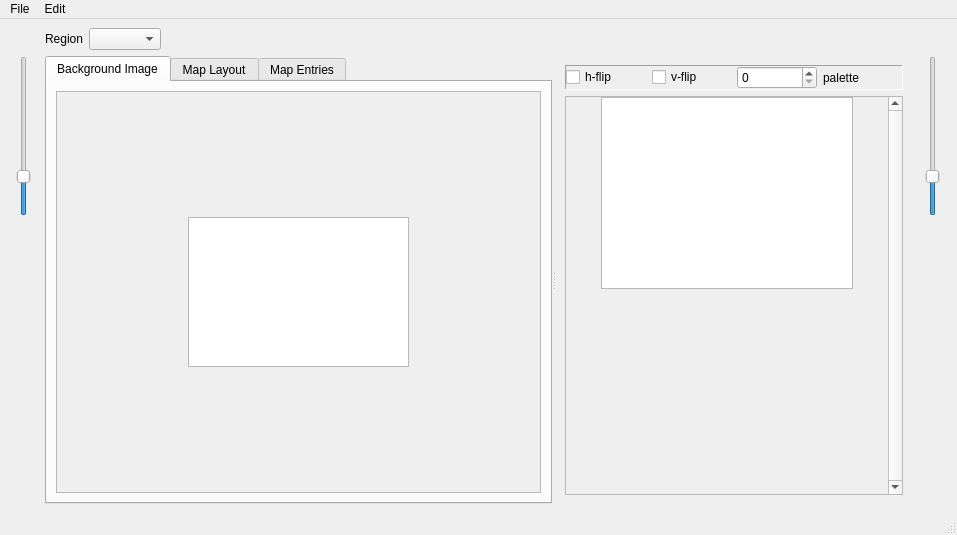
<?xml version="1.0" encoding="UTF-8"?>
<ui version="4.0">
 <class>RegionMapEditor</class>
 <widget class="QMainWindow" name="RegionMapEditor">
  <property name="geometry">
   <rect>
    <x>0</x>
    <y>0</y>
    <width>957</width>
    <height>535</height>
   </rect>
  </property>
  <property name="windowTitle">
   <string>Region Map Editor</string>
  </property>
  <widget class="QWidget" name="centralWidget">
   <layout class="QGridLayout" name="gridLayout">
    <item row="0" column="1">
     <widget class="QFrame" name="frame_regionSelector">
      <property name="frameShape">
       <enum>QFrame::Shape::NoFrame</enum>
      </property>
      <property name="frameShadow">
       <enum>QFrame::Shadow::Plain</enum>
      </property>
      <layout class="QHBoxLayout" name="horizontalLayout">
       <property name="leftMargin">
        <number>0</number>
       </property>
       <property name="topMargin">
        <number>0</number>
       </property>
       <property name="rightMargin">
        <number>0</number>
       </property>
       <property name="bottomMargin">
        <number>0</number>
       </property>
       <item>
        <widget class="QLabel" name="label">
         <property name="text">
          <string>Region</string>
         </property>
        </widget>
       </item>
       <item>
        <widget class="QComboBox" name="comboBox_regionSelector">
         <property name="sizeAdjustPolicy">
          <enum>QComboBox::SizeAdjustPolicy::AdjustToContents</enum>
         </property>
        </widget>
       </item>
       <item>
        <spacer name="horizontalSpacer">
         <property name="orientation">
          <enum>Qt::Orientation::Horizontal</enum>
         </property>
         <property name="sizeHint" stdset="0">
          <size>
           <width>169</width>
           <height>20</height>
          </size>
         </property>
        </spacer>
       </item>
      </layout>
     </widget>
    </item>
    <item row="1" column="0">
     <layout class="QVBoxLayout" name="verticalLayout_2">
      <item>
       <widget class="QSlider" name="verticalSlider_Zoom_Map_Image">
        <property name="minimumSize">
         <size>
          <width>30</width>
          <height>50</height>
         </size>
        </property>
        <property name="maximumSize">
         <size>
          <width>30</width>
          <height>160</height>
         </size>
        </property>
        <property name="focusPolicy">
         <enum>Qt::FocusPolicy::StrongFocus</enum>
        </property>
        <property name="minimum">
         <number>10</number>
        </property>
        <property name="maximum">
         <number>100</number>
        </property>
        <property name="value">
         <number>30</number>
        </property>
        <property name="orientation">
         <enum>Qt::Orientation::Vertical</enum>
        </property>
        <property name="tickPosition">
         <enum>QSlider::TickPosition::NoTicks</enum>
        </property>
        <property name="tickInterval">
         <number>1</number>
        </property>
       </widget>
      </item>
      <item>
       <spacer name="verticalSpacer_2">
        <property name="orientation">
         <enum>Qt::Orientation::Vertical</enum>
        </property>
        <property name="sizeHint" stdset="0">
         <size>
          <width>20</width>
          <height>40</height>
         </size>
        </property>
       </spacer>
      </item>
     </layout>
    </item>
    <item row="1" column="1">
     <widget class="QSplitter" name="splitter">
      <property name="orientation">
       <enum>Qt::Orientation::Horizontal</enum>
      </property>
      <property name="childrenCollapsible">
       <bool>false</bool>
      </property>
      <widget class="QTabWidget" name="tabWidget_Region_Map">
       <property name="minimumSize">
        <size>
         <width>393</width>
         <height>251</height>
        </size>
       </property>
       <property name="currentIndex">
        <number>0</number>
       </property>
       <widget class="QWidget" name="tab_RM_BkgImg">
        <attribute name="title">
         <string>Background Image</string>
        </attribute>
        <layout class="QGridLayout" name="gridLayout_2">
         <item row="0" column="0">
          <widget class="QScrollArea" name="scrollArea_RM_BkgImg">
           <property name="sizePolicy">
            <sizepolicy hsizetype="Expanding" vsizetype="Expanding">
             <horstretch>1</horstretch>
             <verstretch>1</verstretch>
            </sizepolicy>
           </property>
           <property name="widgetResizable">
            <bool>true</bool>
           </property>
           <widget class="QWidget" name="scrollAreaWidgetContents_8">
            <property name="geometry">
             <rect>
              <x>0</x>
              <y>0</y>
              <width>466</width>
              <height>336</height>
             </rect>
            </property>
            <layout class="QGridLayout" name="gridLayout_18">
             <property name="leftMargin">
              <number>0</number>
             </property>
             <property name="topMargin">
              <number>0</number>
             </property>
             <property name="rightMargin">
              <number>0</number>
             </property>
             <property name="bottomMargin">
              <number>0</number>
             </property>
             <property name="spacing">
              <number>0</number>
             </property>
             <item row="1" column="2">
              <spacer name="horizontalSpacer_RMBI_East">
               <property name="orientation">
                <enum>Qt::Orientation::Horizontal</enum>
               </property>
               <property name="sizeHint" stdset="0">
                <size>
                 <width>166</width>
                 <height>16</height>
                </size>
               </property>
              </spacer>
             </item>
             <item row="1" column="1">
              <widget class="QGraphicsView" name="graphicsView_Region_Map_BkgImg">
               <property name="sizePolicy">
                <sizepolicy hsizetype="Expanding" vsizetype="Expanding">
                 <horstretch>0</horstretch>
                 <verstretch>0</verstretch>
                </sizepolicy>
               </property>
               <property name="mouseTracking">
                <bool>false</bool>
               </property>
               <property name="autoFillBackground">
                <bool>false</bool>
               </property>
               <property name="sizeAdjustPolicy">
                <enum>QAbstractScrollArea::SizeAdjustPolicy::AdjustIgnored</enum>
               </property>
               <property name="dragMode">
                <enum>QGraphicsView::DragMode::NoDrag</enum>
               </property>
              </widget>
             </item>
             <item row="0" column="1">
              <spacer name="verticalSpacer_RMBI_North">
               <property name="orientation">
                <enum>Qt::Orientation::Vertical</enum>
               </property>
               <property name="sizeHint" stdset="0">
                <size>
                 <width>16</width>
                 <height>166</height>
                </size>
               </property>
              </spacer>
             </item>
             <item row="2" column="1">
              <spacer name="verticalSpacer_RMBI_South">
               <property name="orientation">
                <enum>Qt::Orientation::Vertical</enum>
               </property>
               <property name="sizeHint" stdset="0">
                <size>
                 <width>16</width>
                 <height>166</height>
                </size>
               </property>
              </spacer>
             </item>
             <item row="1" column="0">
              <spacer name="horizontalSpacer_RMBI_West">
               <property name="orientation">
                <enum>Qt::Orientation::Horizontal</enum>
               </property>
               <property name="sizeHint" stdset="0">
                <size>
                 <width>166</width>
                 <height>16</height>
                </size>
               </property>
              </spacer>
             </item>
            </layout>
           </widget>
          </widget>
         </item>
        </layout>
       </widget>
       <widget class="QWidget" name="tab_RM_Layout">
        <attribute name="title">
         <string>Map Layout</string>
        </attribute>
        <layout class="QGridLayout" name="gridLayout_3">
         <item row="0" column="0">
          <widget class="QScrollArea" name="scrollArea_RM_Layout">
           <property name="sizePolicy">
            <sizepolicy hsizetype="Expanding" vsizetype="Expanding">
             <horstretch>1</horstretch>
             <verstretch>0</verstretch>
            </sizepolicy>
           </property>
           <property name="widgetResizable">
            <bool>true</bool>
           </property>
           <widget class="QWidget" name="scrollAreaWidgetContents_9">
            <property name="geometry">
             <rect>
              <x>0</x>
              <y>0</y>
              <width>466</width>
              <height>336</height>
             </rect>
            </property>
            <layout class="QGridLayout" name="gridLayout_19">
             <property name="leftMargin">
              <number>0</number>
             </property>
             <property name="topMargin">
              <number>0</number>
             </property>
             <property name="rightMargin">
              <number>0</number>
             </property>
             <property name="bottomMargin">
              <number>0</number>
             </property>
             <property name="spacing">
              <number>0</number>
             </property>
             <item row="1" column="1">
              <widget class="QGraphicsView" name="graphicsView_Region_Map_Layout">
               <property name="sizePolicy">
                <sizepolicy hsizetype="Expanding" vsizetype="Expanding">
                 <horstretch>0</horstretch>
                 <verstretch>0</verstretch>
                </sizepolicy>
               </property>
               <property name="mouseTracking">
                <bool>false</bool>
               </property>
               <property name="autoFillBackground">
                <bool>false</bool>
               </property>
               <property name="sizeAdjustPolicy">
                <enum>QAbstractScrollArea::SizeAdjustPolicy::AdjustIgnored</enum>
               </property>
               <property name="dragMode">
                <enum>QGraphicsView::DragMode::NoDrag</enum>
               </property>
              </widget>
             </item>
             <item row="1" column="0">
              <spacer name="horizontalSpacer_RML_West">
               <property name="orientation">
                <enum>Qt::Orientation::Horizontal</enum>
               </property>
               <property name="sizeHint" stdset="0">
                <size>
                 <width>166</width>
                 <height>16</height>
                </size>
               </property>
              </spacer>
             </item>
             <item row="2" column="1">
              <spacer name="verticalSpacer_RML_South">
               <property name="orientation">
                <enum>Qt::Orientation::Vertical</enum>
               </property>
               <property name="sizeHint" stdset="0">
                <size>
                 <width>16</width>
                 <height>166</height>
                </size>
               </property>
              </spacer>
             </item>
             <item row="1" column="2">
              <spacer name="horizontalSpacer_RML_East">
               <property name="orientation">
                <enum>Qt::Orientation::Horizontal</enum>
               </property>
               <property name="sizeHint" stdset="0">
                <size>
                 <width>166</width>
                 <height>16</height>
                </size>
               </property>
              </spacer>
             </item>
             <item row="0" column="1">
              <spacer name="verticalSpacer_RML_North">
               <property name="orientation">
                <enum>Qt::Orientation::Vertical</enum>
               </property>
               <property name="sizeHint" stdset="0">
                <size>
                 <width>16</width>
                 <height>166</height>
                </size>
               </property>
              </spacer>
             </item>
            </layout>
           </widget>
          </widget>
         </item>
        </layout>
       </widget>
       <widget class="QWidget" name="tab_RM_Entries">
        <attribute name="title">
         <string>Map Entries</string>
        </attribute>
        <layout class="QGridLayout" name="gridLayout_6">
         <item row="0" column="0">
          <widget class="QScrollArea" name="scrollArea_RM_Entries">
           <property name="sizePolicy">
            <sizepolicy hsizetype="Expanding" vsizetype="Expanding">
             <horstretch>1</horstretch>
             <verstretch>0</verstretch>
            </sizepolicy>
           </property>
           <property name="widgetResizable">
            <bool>true</bool>
           </property>
           <widget class="QWidget" name="scrollAreaWidgetContents_10">
            <property name="geometry">
             <rect>
              <x>0</x>
              <y>0</y>
              <width>466</width>
              <height>336</height>
             </rect>
            </property>
            <layout class="QGridLayout" name="gridLayout_24">
             <property name="leftMargin">
              <number>0</number>
             </property>
             <property name="topMargin">
              <number>0</number>
             </property>
             <property name="rightMargin">
              <number>0</number>
             </property>
             <property name="bottomMargin">
              <number>0</number>
             </property>
             <property name="spacing">
              <number>0</number>
             </property>
             <item row="1" column="1">
              <widget class="QGraphicsView" name="graphicsView_Region_Map_Entries">
               <property name="sizePolicy">
                <sizepolicy hsizetype="Expanding" vsizetype="Expanding">
                 <horstretch>0</horstretch>
                 <verstretch>0</verstretch>
                </sizepolicy>
               </property>
               <property name="mouseTracking">
                <bool>false</bool>
               </property>
               <property name="autoFillBackground">
                <bool>false</bool>
               </property>
               <property name="sizeAdjustPolicy">
                <enum>QAbstractScrollArea::SizeAdjustPolicy::AdjustIgnored</enum>
               </property>
               <property name="dragMode">
                <enum>QGraphicsView::DragMode::NoDrag</enum>
               </property>
              </widget>
             </item>
             <item row="1" column="0">
              <spacer name="horizontalSpacer_RME_West">
               <property name="orientation">
                <enum>Qt::Orientation::Horizontal</enum>
               </property>
               <property name="sizeHint" stdset="0">
                <size>
                 <width>166</width>
                 <height>16</height>
                </size>
               </property>
              </spacer>
             </item>
             <item row="2" column="1">
              <spacer name="verticalSpacer_RME_South">
               <property name="orientation">
                <enum>Qt::Orientation::Vertical</enum>
               </property>
               <property name="sizeHint" stdset="0">
                <size>
                 <width>16</width>
                 <height>166</height>
                </size>
               </property>
              </spacer>
             </item>
             <item row="1" column="2">
              <spacer name="horizontalSpacer_RME_East">
               <property name="orientation">
                <enum>Qt::Orientation::Horizontal</enum>
               </property>
               <property name="sizeHint" stdset="0">
                <size>
                 <width>166</width>
                 <height>16</height>
                </size>
               </property>
              </spacer>
             </item>
             <item row="0" column="1">
              <spacer name="verticalSpacer_RME_North">
               <property name="orientation">
                <enum>Qt::Orientation::Vertical</enum>
               </property>
               <property name="sizeHint" stdset="0">
                <size>
                 <width>16</width>
                 <height>166</height>
                </size>
               </property>
              </spacer>
             </item>
            </layout>
           </widget>
          </widget>
         </item>
        </layout>
       </widget>
      </widget>
      <widget class="QStackedWidget" name="stackedWidget_RM_Options">
       <property name="minimumSize">
        <size>
         <width>320</width>
         <height>200</height>
        </size>
       </property>
       <property name="currentIndex">
        <number>0</number>
       </property>
       <widget class="QWidget" name="page_RM_BkgImg_Options">
        <layout class="QGridLayout" name="gridLayout_5">
         <item row="1" column="0">
          <widget class="QScrollArea" name="scrollArea_RM_Metatiles">
           <property name="sizePolicy">
            <sizepolicy hsizetype="Preferred" vsizetype="Expanding">
             <horstretch>0</horstretch>
             <verstretch>0</verstretch>
            </sizepolicy>
           </property>
           <property name="minimumSize">
            <size>
             <width>162</width>
             <height>162</height>
            </size>
           </property>
           <property name="verticalScrollBarPolicy">
            <enum>Qt::ScrollBarPolicy::ScrollBarAlwaysOn</enum>
           </property>
           <property name="horizontalScrollBarPolicy">
            <enum>Qt::ScrollBarPolicy::ScrollBarAsNeeded</enum>
           </property>
           <property name="sizeAdjustPolicy">
            <enum>QAbstractScrollArea::SizeAdjustPolicy::AdjustIgnored</enum>
           </property>
           <property name="widgetResizable">
            <bool>true</bool>
           </property>
           <property name="alignment">
            <set>Qt::AlignmentFlag::AlignHCenter|Qt::AlignmentFlag::AlignTop</set>
           </property>
           <widget class="QWidget" name="scrollAreaWidgetContents_RM_Metatiles">
            <property name="enabled">
             <bool>true</bool>
            </property>
            <property name="geometry">
             <rect>
              <x>8</x>
              <y>0</y>
              <width>278</width>
              <height>327</height>
             </rect>
            </property>
            <property name="sizePolicy">
             <sizepolicy hsizetype="Preferred" vsizetype="Preferred">
              <horstretch>0</horstretch>
              <verstretch>0</verstretch>
             </sizepolicy>
            </property>
            <layout class="QGridLayout" name="gridLayout_21">
             <property name="sizeConstraint">
              <enum>QLayout::SizeConstraint::SetDefaultConstraint</enum>
             </property>
             <property name="leftMargin">
              <number>0</number>
             </property>
             <property name="topMargin">
              <number>0</number>
             </property>
             <property name="rightMargin">
              <number>0</number>
             </property>
             <property name="bottomMargin">
              <number>0</number>
             </property>
             <property name="spacing">
              <number>0</number>
             </property>
             <item row="1" column="1">
              <spacer name="verticalSpacer_RMM_South">
               <property name="orientation">
                <enum>Qt::Orientation::Vertical</enum>
               </property>
               <property name="sizeHint" stdset="0">
                <size>
                 <width>20</width>
                 <height>40</height>
                </size>
               </property>
              </spacer>
             </item>
             <item row="0" column="2">
              <spacer name="horizontalSpacer_RMM_East">
               <property name="orientation">
                <enum>Qt::Orientation::Horizontal</enum>
               </property>
               <property name="sizeHint" stdset="0">
                <size>
                 <width>40</width>
                 <height>20</height>
                </size>
               </property>
              </spacer>
             </item>
             <item row="0" column="1">
              <widget class="QGraphicsView" name="graphicsView_RegionMap_Tiles">
               <property name="enabled">
                <bool>true</bool>
               </property>
               <property name="sizePolicy">
                <sizepolicy hsizetype="Preferred" vsizetype="Preferred">
                 <horstretch>0</horstretch>
                 <verstretch>0</verstretch>
                </sizepolicy>
               </property>
               <property name="verticalScrollBarPolicy">
                <enum>Qt::ScrollBarPolicy::ScrollBarAlwaysOff</enum>
               </property>
               <property name="horizontalScrollBarPolicy">
                <enum>Qt::ScrollBarPolicy::ScrollBarAlwaysOff</enum>
               </property>
               <property name="sizeAdjustPolicy">
                <enum>QAbstractScrollArea::SizeAdjustPolicy::AdjustIgnored</enum>
               </property>
              </widget>
             </item>
             <item row="0" column="0">
              <spacer name="horizontalSpacer_RMM_West">
               <property name="orientation">
                <enum>Qt::Orientation::Horizontal</enum>
               </property>
               <property name="sizeHint" stdset="0">
                <size>
                 <width>40</width>
                 <height>20</height>
                </size>
               </property>
              </spacer>
             </item>
            </layout>
           </widget>
          </widget>
         </item>
         <item row="0" column="0">
          <widget class="QFrame" name="frame_tileOptions">
           <property name="frameShape">
            <enum>QFrame::Shape::Panel</enum>
           </property>
           <property name="frameShadow">
            <enum>QFrame::Shadow::Sunken</enum>
           </property>
           <layout class="QHBoxLayout" name="horizontalLayout_2">
            <property name="leftMargin">
             <number>0</number>
            </property>
            <property name="topMargin">
             <number>0</number>
            </property>
            <property name="rightMargin">
             <number>0</number>
            </property>
            <property name="bottomMargin">
             <number>0</number>
            </property>
            <item>
             <widget class="QCheckBox" name="checkBox_tileHFlip">
              <property name="text">
               <string>h-flip</string>
              </property>
             </widget>
            </item>
            <item>
             <widget class="QCheckBox" name="checkBox_tileVFlip">
              <property name="text">
               <string>v-flip</string>
              </property>
             </widget>
            </item>
            <item>
             <widget class="NoScrollSpinBox" name="spinBox_tilePalette">
              <property name="maximum">
               <number>15</number>
              </property>
             </widget>
            </item>
            <item>
             <widget class="QLabel" name="label_10">
              <property name="text">
               <string>palette</string>
              </property>
             </widget>
            </item>
           </layout>
          </widget>
         </item>
        </layout>
       </widget>
       <widget class="QWidget" name="page_RM_Layout_Options">
        <layout class="QGridLayout" name="gridLayout_4">
         <item row="0" column="0">
          <widget class="QFrame" name="frame_RM_Options">
           <property name="enabled">
            <bool>false</bool>
           </property>
           <property name="sizePolicy">
            <sizepolicy hsizetype="Expanding" vsizetype="Expanding">
             <horstretch>0</horstretch>
             <verstretch>0</verstretch>
            </sizepolicy>
           </property>
           <property name="minimumSize">
            <size>
             <width>300</width>
             <height>0</height>
            </size>
           </property>
           <property name="frameShape">
            <enum>QFrame::Shape::StyledPanel</enum>
           </property>
           <property name="frameShadow">
            <enum>QFrame::Shadow::Raised</enum>
           </property>
           <property name="lineWidth">
            <number>1</number>
           </property>
           <layout class="QVBoxLayout" name="verticalLayout">
            <item>
             <widget class="QWidget" name="widget" native="true">
              <layout class="QFormLayout" name="formLayout_3">
               <item row="0" column="0">
                <widget class="QLabel" name="label_8">
                 <property name="text">
                  <string>Layer</string>
                 </property>
                </widget>
               </item>
               <item row="0" column="1">
                <widget class="QComboBox" name="comboBox_layoutLayer"/>
               </item>
              </layout>
             </widget>
            </item>
            <item>
             <spacer name="verticalSpacer_5">
              <property name="orientation">
               <enum>Qt::Orientation::Vertical</enum>
              </property>
              <property name="sizeHint" stdset="0">
               <size>
                <width>20</width>
                <height>40</height>
               </size>
              </property>
             </spacer>
            </item>
            <item>
             <layout class="QGridLayout" name="gridLayout_22">
              <property name="sizeConstraint">
               <enum>QLayout::SizeConstraint::SetNoConstraint</enum>
              </property>
              <item row="0" column="1">
               <widget class="NoScrollComboBox" name="comboBox_RM_ConnectedMap">
                <property name="sizePolicy">
                 <sizepolicy hsizetype="Expanding" vsizetype="Fixed">
                  <horstretch>0</horstretch>
                  <verstretch>0</verstretch>
                 </sizepolicy>
                </property>
                <property name="toolTip">
                 <string>&lt;html&gt;&lt;head/&gt;&lt;body&gt;&lt;p&gt;The section of the region map which the map is grouped under. This also determines the name of the map that is displayed when the player enters it.&lt;/p&gt;&lt;/body&gt;&lt;/html&gt;</string>
                </property>
                <property name="editable">
                 <bool>false</bool>
                </property>
               </widget>
              </item>
              <item row="0" column="0">
               <widget class="QLabel" name="label_RM_MapSection">
                <property name="text">
                 <string>Map Section</string>
                </property>
               </widget>
              </item>
             </layout>
            </item>
            <item>
             <widget class="QPushButton" name="pushButton_RM_Options_delete">
              <property name="sizePolicy">
               <sizepolicy hsizetype="Minimum" vsizetype="Fixed">
                <horstretch>0</horstretch>
                <verstretch>0</verstretch>
               </sizepolicy>
              </property>
              <property name="text">
               <string>Delete Square</string>
              </property>
             </widget>
            </item>
            <item>
             <spacer name="verticalSpacer">
              <property name="orientation">
               <enum>Qt::Orientation::Vertical</enum>
              </property>
              <property name="sizeHint" stdset="0">
               <size>
                <width>20</width>
                <height>40</height>
               </size>
              </property>
             </spacer>
            </item>
            <item>
             <layout class="QGridLayout" name="gridLayout_8">
              <item row="1" column="1">
               <widget class="NoScrollSpinBox" name="spinBox_RM_LayoutHeight"/>
              </item>
              <item row="0" column="1">
               <widget class="NoScrollSpinBox" name="spinBox_RM_LayoutWidth"/>
              </item>
              <item row="1" column="0">
               <widget class="QLabel" name="label_7">
                <property name="text">
                 <string>Layout Height</string>
                </property>
               </widget>
              </item>
              <item row="0" column="0">
               <widget class="QLabel" name="label_6">
                <property name="text">
                 <string>Layout Width</string>
                </property>
               </widget>
              </item>
             </layout>
            </item>
           </layout>
          </widget>
         </item>
        </layout>
       </widget>
       <widget class="QWidget" name="page_RM_Entries">
        <layout class="QGridLayout" name="gridLayout_7">
         <item row="0" column="0">
          <widget class="QFrame" name="frame_RM_Entries">
           <property name="enabled">
            <bool>true</bool>
           </property>
           <property name="sizePolicy">
            <sizepolicy hsizetype="Expanding" vsizetype="Expanding">
             <horstretch>0</horstretch>
             <verstretch>0</verstretch>
            </sizepolicy>
           </property>
           <property name="minimumSize">
            <size>
             <width>300</width>
             <height>0</height>
            </size>
           </property>
           <property name="frameShape">
            <enum>QFrame::Shape::StyledPanel</enum>
           </property>
           <property name="frameShadow">
            <enum>QFrame::Shadow::Raised</enum>
           </property>
           <property name="lineWidth">
            <number>1</number>
           </property>
           <layout class="QVBoxLayout" name="verticalLayout_5">
            <item>
             <layout class="QGridLayout" name="gridLayout_23">
              <property name="sizeConstraint">
               <enum>QLayout::SizeConstraint::SetNoConstraint</enum>
              </property>
              <item row="2" column="1">
               <widget class="QFrame" name="frame_2">
                <property name="frameShape">
                 <enum>QFrame::Shape::StyledPanel</enum>
                </property>
                <property name="frameShadow">
                 <enum>QFrame::Shadow::Raised</enum>
                </property>
                <layout class="QFormLayout" name="formLayout">
                 <item row="0" column="0">
                  <widget class="QLabel" name="label_4">
                   <property name="text">
                    <string>width</string>
                   </property>
                  </widget>
                 </item>
                 <item row="0" column="1">
                  <widget class="NoScrollSpinBox" name="spinBox_RM_Entry_width"/>
                 </item>
                 <item row="2" column="1">
                  <widget class="NoScrollSpinBox" name="spinBox_RM_Entry_height"/>
                 </item>
                 <item row="2" column="0">
                  <widget class="QLabel" name="label_5">
                   <property name="text">
                    <string>height</string>
                   </property>
                  </widget>
                 </item>
                </layout>
               </widget>
              </item>
              <item row="0" column="1">
               <widget class="NoScrollComboBox" name="comboBox_RM_Entry_MapSection">
                <property name="enabled">
                 <bool>true</bool>
                </property>
                <property name="sizePolicy">
                 <sizepolicy hsizetype="Expanding" vsizetype="Fixed">
                  <horstretch>0</horstretch>
                  <verstretch>0</verstretch>
                 </sizepolicy>
                </property>
                <property name="toolTip">
                 <string>&lt;html&gt;&lt;head/&gt;&lt;body&gt;&lt;p&gt;The section of the region map which the map is grouped under. This also determines the name of the map that is display when the player enters it.&lt;/p&gt;&lt;/body&gt;&lt;/html&gt;</string>
                </property>
                <property name="editable">
                 <bool>false</bool>
                </property>
               </widget>
              </item>
              <item row="2" column="0">
               <widget class="QLabel" name="label_Dimensions">
                <property name="text">
                 <string>Dimensions</string>
                </property>
               </widget>
              </item>
              <item row="1" column="1">
               <widget class="QFrame" name="frame">
                <property name="frameShape">
                 <enum>QFrame::Shape::StyledPanel</enum>
                </property>
                <property name="frameShadow">
                 <enum>QFrame::Shadow::Raised</enum>
                </property>
                <layout class="QFormLayout" name="formLayout_2">
                 <item row="0" column="0">
                  <widget class="QLabel" name="label_2">
                   <property name="text">
                    <string>x</string>
                   </property>
                  </widget>
                 </item>
                 <item row="0" column="1">
                  <widget class="NoScrollSpinBox" name="spinBox_RM_Entry_x"/>
                 </item>
                 <item row="2" column="1">
                  <widget class="NoScrollSpinBox" name="spinBox_RM_Entry_y"/>
                 </item>
                 <item row="2" column="0">
                  <widget class="QLabel" name="label_3">
                   <property name="text">
                    <string>y</string>
                   </property>
                  </widget>
                 </item>
                </layout>
               </widget>
              </item>
              <item row="1" column="0">
               <widget class="QLabel" name="label_RM_Location">
                <property name="text">
                 <string>Location</string>
                </property>
               </widget>
              </item>
              <item row="0" column="0">
               <widget class="QLabel" name="label_RM_Entry_MapSection">
                <property name="text">
                 <string>Map Section</string>
                </property>
               </widget>
              </item>
             </layout>
            </item>
            <item>
             <widget class="QPushButton" name="pushButton_entryActivate">
              <property name="text">
               <string>Add</string>
              </property>
             </widget>
            </item>
            <item>
             <spacer name="verticalSpacer_4">
              <property name="orientation">
               <enum>Qt::Orientation::Vertical</enum>
              </property>
              <property name="sizeHint" stdset="0">
               <size>
                <width>20</width>
                <height>40</height>
               </size>
              </property>
             </spacer>
            </item>
           </layout>
          </widget>
         </item>
        </layout>
       </widget>
      </widget>
     </widget>
    </item>
    <item row="1" column="2">
     <layout class="QVBoxLayout" name="verticalLayout_4">
      <item>
       <widget class="QSlider" name="verticalSlider_Zoom_Image_Tiles">
        <property name="minimumSize">
         <size>
          <width>30</width>
          <height>50</height>
         </size>
        </property>
        <property name="maximumSize">
         <size>
          <width>30</width>
          <height>160</height>
         </size>
        </property>
        <property name="focusPolicy">
         <enum>Qt::FocusPolicy::StrongFocus</enum>
        </property>
        <property name="minimum">
         <number>10</number>
        </property>
        <property name="maximum">
         <number>100</number>
        </property>
        <property name="value">
         <number>30</number>
        </property>
        <property name="orientation">
         <enum>Qt::Orientation::Vertical</enum>
        </property>
        <property name="tickPosition">
         <enum>QSlider::TickPosition::NoTicks</enum>
        </property>
        <property name="tickInterval">
         <number>1</number>
        </property>
       </widget>
      </item>
      <item>
       <spacer name="verticalSpacer_3">
        <property name="orientation">
         <enum>Qt::Orientation::Vertical</enum>
        </property>
        <property name="sizeHint" stdset="0">
         <size>
          <width>20</width>
          <height>40</height>
         </size>
        </property>
       </spacer>
      </item>
     </layout>
    </item>
   </layout>
  </widget>
  <widget class="QMenuBar" name="menubar">
   <property name="geometry">
    <rect>
     <x>0</x>
     <y>0</y>
     <width>957</width>
     <height>37</height>
    </rect>
   </property>
   <widget class="QMenu" name="menuFile">
    <property name="title">
     <string>File</string>
    </property>
    <addaction name="action_RegionMap_Save"/>
    <addaction name="actionSave_All"/>
    <addaction name="separator"/>
    <addaction name="action_Configure"/>
   </widget>
   <widget class="QMenu" name="menuEdit">
    <property name="title">
     <string>Edit</string>
    </property>
    <addaction name="action_RegionMap_Resize"/>
    <addaction name="action_Swap"/>
    <addaction name="action_Replace"/>
    <addaction name="separator"/>
    <addaction name="action_RegionMap_ClearImage"/>
    <addaction name="action_RegionMap_ClearLayout"/>
    <addaction name="action_RegionMap_ClearEntries"/>
   </widget>
   <addaction name="menuFile"/>
   <addaction name="menuEdit"/>
  </widget>
  <widget class="QStatusBar" name="statusbar"/>
  <action name="action_RegionMap_Save">
   <property name="text">
    <string>Save</string>
   </property>
   <property name="shortcut">
    <string>Ctrl+S</string>
   </property>
  </action>
  <action name="action_RegionMap_Resize">
   <property name="text">
    <string>Resize Tilemap</string>
   </property>
   <property name="shortcut">
    <string>Ctrl+R</string>
   </property>
  </action>
  <action name="action_RegionMap_Generate">
   <property name="text">
    <string>Generate...</string>
   </property>
  </action>
  <action name="action_Swap">
   <property name="text">
    <string>Swap Layout Sections...</string>
   </property>
  </action>
  <action name="action_RegionMap_ClearImage">
   <property name="text">
    <string>Clear Background Image</string>
   </property>
  </action>
  <action name="action_RegionMap_ClearLayout">
   <property name="text">
    <string>Clear Map Layout</string>
   </property>
  </action>
  <action name="action_Import_RegionMap_ImageTiles">
   <property name="text">
    <string>Import Region Map Image Tiles...</string>
   </property>
  </action>
  <action name="action_Import_CityMap_ImageTiles">
   <property name="text">
    <string>Import City Map Image Tiles...</string>
   </property>
  </action>
  <action name="actionSave_All">
   <property name="text">
    <string>Save All</string>
   </property>
  </action>
  <action name="action_RegionMap_ClearEntries">
   <property name="text">
    <string>Clear Map Entries</string>
   </property>
  </action>
  <action name="action_Configure">
   <property name="text">
    <string>Update Config...</string>
   </property>
  </action>
  <action name="action_Replace">
   <property name="text">
    <string>Replace Layout Section...</string>
   </property>
  </action>
 </widget>
 <customwidgets>
  <customwidget>
   <class>NoScrollComboBox</class>
   <extends>QComboBox</extends>
   <header>noscrollcombobox.h</header>
  </customwidget>
  <customwidget>
   <class>NoScrollSpinBox</class>
   <extends>QSpinBox</extends>
   <header>noscrollspinbox.h</header>
  </customwidget>
 </customwidgets>
 <resources/>
 <connections/>
</ui>
